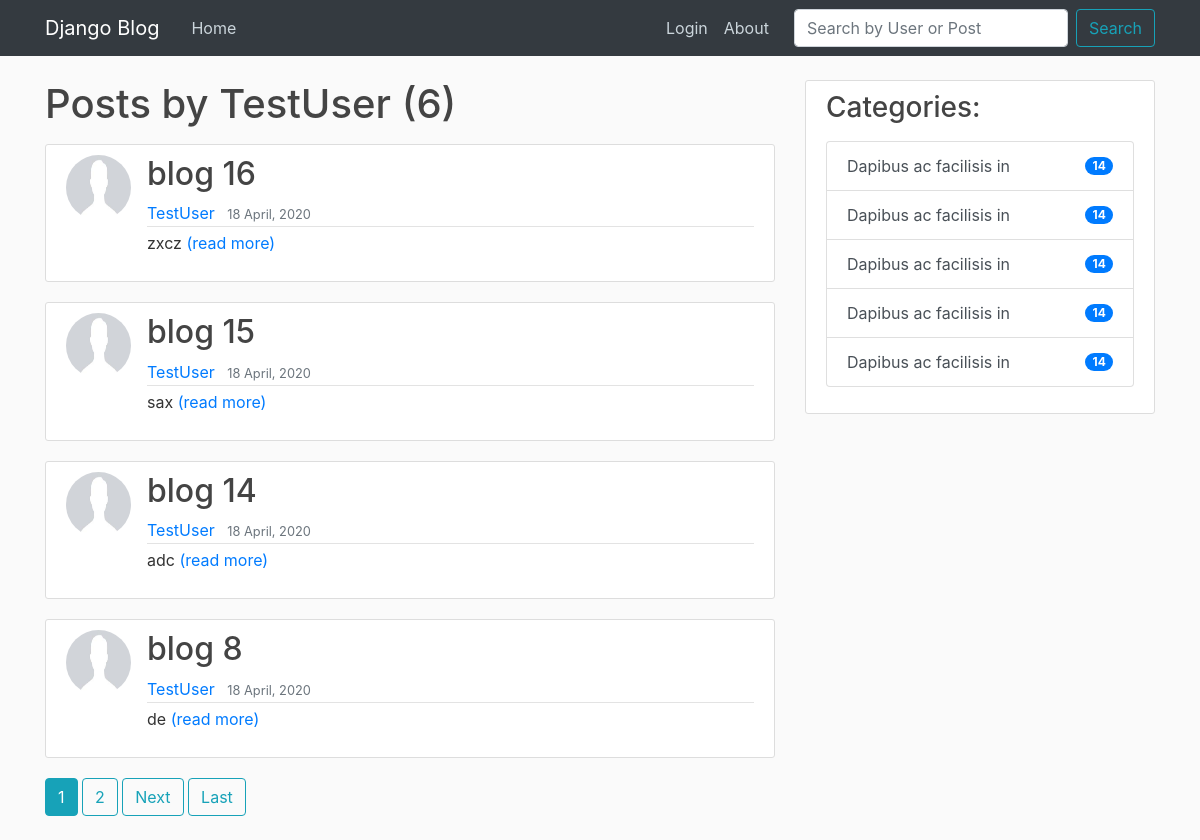
Page /user/TestUser on the committed database.
### blog/models.py (models this page shows, shortened)
class Post(models.Model):
    title = models.CharField(max_length = 100)
    content = models.TextField()
    date_posted = models.DateTimeField(default = timezone.now)
    author = models.ForeignKey(User, on_delete = models.CASCADE)

### users/models.py (models this page shows, shortened)
class Profile(models.Model):
    user = models.OneToOneField(User, on_delete = models.CASCADE)
    image = models.ImageField(default = 'default.jpg', upload_to =  'profile_pics')

### blog/views.py (the view)
# urls.py: path('user/<str:username>', UserPostListView.as_view(), name= 'user-posts'),
class UserPostListView(ListView):
    model = Post
    template_name = 'blog/user_posts.html'
    context_object_name = 'posts'
    paginate_by = 4
    def get_queryset(self):
        user = get_object_or_404(User, username = self.kwargs.get('username'))
        return Post.objects.filter(author = user).order_by('-date_posted')

### blog/templates/blog/user_posts.html (shortened to what this page needs)
{% extends 'blog/base.html'%}
{% block content %}
<h1 class = "mb-3">Posts by {{ view.kwargs.username}} ({{ page_obj.paginator.count }})</h1>
        {% for post in posts %}
            <article class="media content-section">
                <img class ="rounded-circle article-img" src=" {{ post.author.profile.image.url }}" alt="">
                <div class="media-body">
                    <h2><a class="article-title" href="{% url 'post-detail' post.id %}">{{ post.title }}</a></h2>
                    <div class="article-metadata">
                        <a class="mr-2" href="{% url 'user-posts' post.author.username %}">{{ post.author }}</a>
                        <small class="text-muted">{{ post.date_posted |date:"d F, Y" }}</small>
                    </div>
                    <p class="article-content">{{ post.content | truncatechars:255}} <a href="{% url 'post-detail' post.id %}">(read more)</a></p>
                </div>
            </article>
        {% endfor %}
        {% if is_paginated %}
            {% for num in page_obj.paginator.page_range %}
                {% if page_obj.number == num %}
                    <a class ="btn btn-info mb-4" href="?page={{ num }}"> {{num}}</a>
                {% elif page_obj.number > num|add:"-3" and page_obj.number < num|add:"+3" %}
                    <a class ="btn btn-outline-info mb-4" href="?page={{ num }}">{{ num }}</a>
                {% endif %}
            {% endfor %}
            {% if page_obj.has_next %}
                <a class ="btn btn-outline-info mb-4" href="?page={{ page_obj.next_page_number }}">Next</a>
                <a class ="btn btn-outline-info mb-4" href="?page={{ page_obj.paginator.num_pages }}">Last</a>
            {% endif %}
        {% endif %}
{% endblock content %}

### blog/static/blog/main.css (style rules this page uses)
body { background: #fafafa; color: #333333; margin-top: 5rem; }
h1, h2, h3, h4, h5, h6 { color: #444444; }
.content-section { background: #ffffff; padding: 10px 20px; border: 1px solid #dddddd; border-radius: 3px; margin-bottom: 20px; }
.article-title { color: #444444; }
.article-content { white-space: pre-line; }
.article-img { height: 65px; width: 65px; margin-right: 16px; }
.article-metadata { padding-bottom: 1px; margin-bottom: 4px; border-bottom: 1px solid #e3e3e3 }

### rows in the picture
Post: author.profile.image (placeholder picture), title "blog 16", author "TestUser", date_posted "18 April, 2020", content "zxcz"
Post: author.profile.image (placeholder picture), title "blog 15", author "TestUser", date_posted "18 April, 2020", content "sax"
Post: author.profile.image (placeholder picture), title "blog 14", author "TestUser", date_posted "18 April, 2020", content "adc"
Post: author.profile.image (placeholder picture), title "blog 8", author "TestUser", date_posted "18 April, 2020", content "de"

### other values in the picture
{{ view.kwargs.username }} "TestUser"
{{ page_obj.paginator.count }} "6"
{{ num }} "1"
{{ num }} "2"
